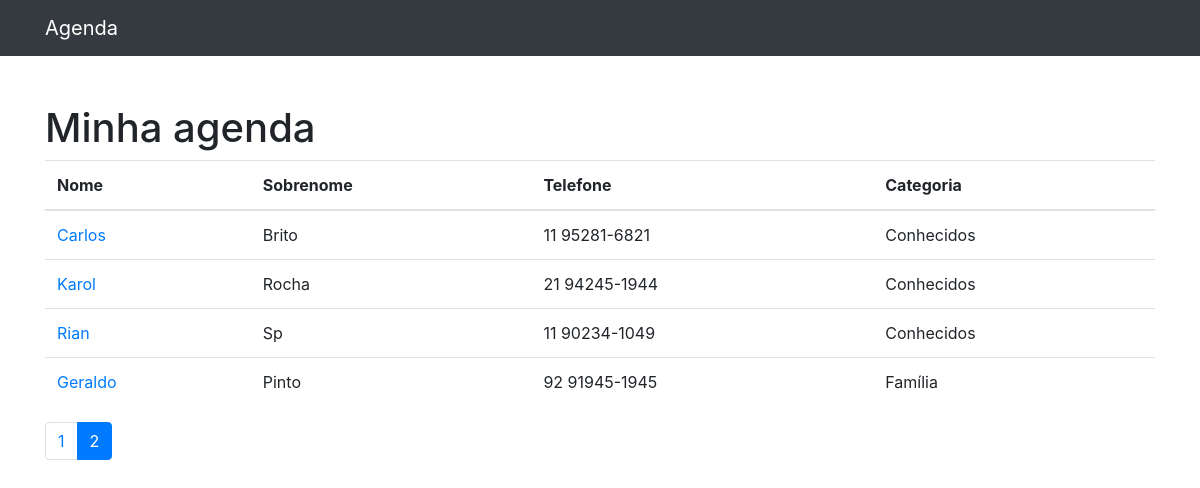
The app's page /?p=2, older data.
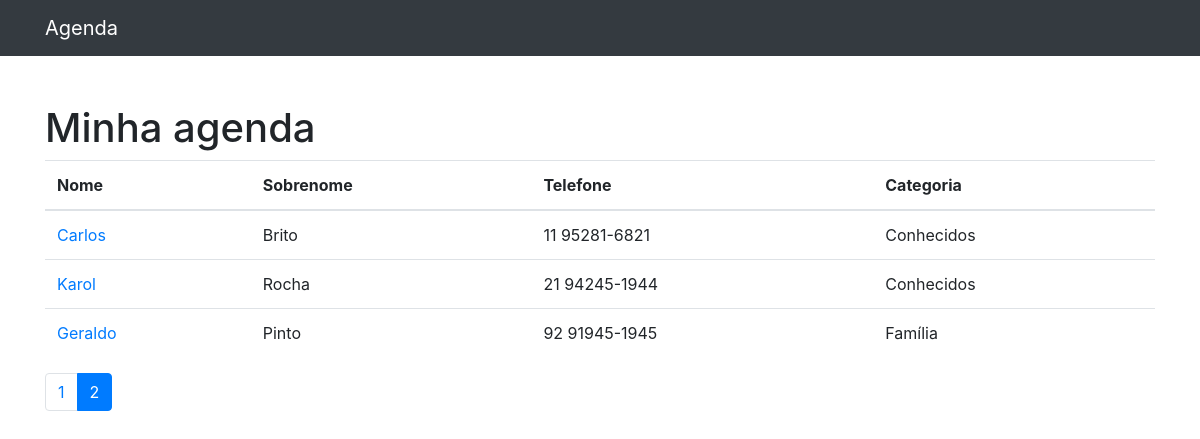
The same page, newer data.
### contatos/models.py (models this page shows, shortened)
class Contato(models.Model):
    nome = models.CharField(max_length=255)
    sobrenome = models.CharField(max_length=255, blank=True)
    telefone = models.CharField(max_length=255)
    email = models.CharField(max_length=255, blank=True)
    data_criacao = models.DateTimeField(default=timezone.now)
    descricao = models.TextField(blank=True)
    categoria = models.ForeignKey(Categoria, on_delete=models.DO_NOTHING)
    mostrar = models.BooleanField(default=True)

class Categoria(models.Model):
    nome = models.CharField(max_length=255)
    def __str__(self):
        return self.nome

### contatos/views.py (the view)
# urls.py: path('', views.index, name='index'),
def index(request):
    contatos = Contato.objects.all()
    paginator = Paginator(contatos, 6)
    page = request.GET.get('p')
    contatos = paginator.get_page(page)
    return render(request, 'contatos/index.html', {
        'contatos': contatos,
        })

### contatos/templates/contatos/index.html
{% extends 'base.html' %}
{%block 'conteudo'%}
<h1 class="mt-5">Minha agenda</h1>
        <table class="table">
          <thead>
            <tr>
              <th>Nome</th>
              <th>Sobrenome</th>
              <th>Telefone</th>
              <th>Categoria</th>
            </tr>
          </thead>
          <tbody>
            {% for contato in contatos %}
            {% if contato.mostrar %}
              <tr>
                <td>
                  <a href="{% url 'ver_contato' contato.id %}">{{ contato.nome }}</a>
                </td>
                <td>{{ contato.sobrenome }}</td>
                <td>{{ contato.telefone }}</td>
                <td>{{ contato.categoria }}</td>
              </tr>
              {% endif %}
            {% endfor %}
          </tbody>
        </table>
        <nav aria-label="Page navigation example">
          <ul class="pagination">
            {% for pagina in contatos.paginator.page_range %}
              {% if contatos.number == pagina %}
            <li class="page-item active">
              <a class="page-link" href="?p={{ pagina }}">{{ pagina }}</a>
            </li>
            {% else %}
            <li class="page-item">
              <a class="page-link" href="?p={{ pagina }}">{{ pagina }}</a>
            </li>
            {% endif %}
            {% endfor %}
          </ul>
        </nav>
 {%endblock%}

Row changes from the older to the newer data that the page shows:
no longer on this page (row edited): Contato: nome "Rian", sobrenome "Sp", telefone "11 90234-1049", categoria "Conhecidos"
